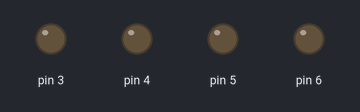
A sketch run on a simulated Arduino Uno, built with avr-gcc and run on an emulated ATmega328P. Shown: output pins drawn as LEDs (lit = HIGH).

Above: at 0.1 s.
At 3.6 s:
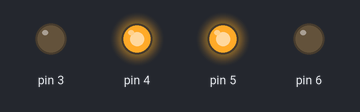
At 9.1 s:
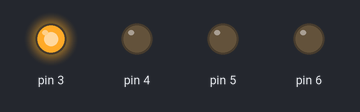
At 17.1 s:
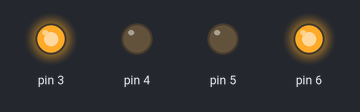
At 27.6 s:
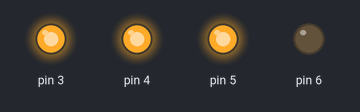
At 39.1 s:
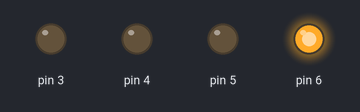
Timing chart, 0 to 40.0 s (numbered marks = the images above):
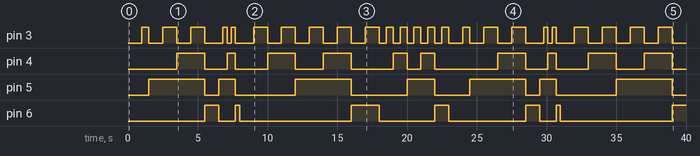

The sketch:

SevenSegmentExample.ino
```cpp
#include "SevenSegment.h"

SevenSegment displayLed(3, 4, 5, 6);

void setup() {}

void loop() {
	displayLed.numberZero();
	displayLed.numberOne(500);

	displayLed.chooseNumbers(4, 8);
	displayLed.chooseNumbers(4, 8, 300);

	displayLed.allNumbers();
	displayLed.allNumbers(500);
}
```

SevenSegment.cpp
```cpp
#include "SevenSegment.h"

SevenSegment::SevenSegment(int pinA, int pinB, int pinC, int pinD)
{
	pinMode(pinA, OUTPUT);
	pinMode(pinB, OUTPUT);
	pinMode(pinC, OUTPUT);
	pinMode(pinD, OUTPUT);

	_pinA = pinA;
	_pinB = pinB;
	_pinC = pinC;
	_pinD = pinD;
}

void SevenSegment::binaryToDisplay(int statePinA, int statePinB, int statePinC, int statePinD)
{
	digitalWrite(_pinA, statePinA);
	digitalWrite(_pinB, statePinB);
	digitalWrite(_pinC, statePinC);
	digitalWrite(_pinD, statePinD);
}

void SevenSegment::displayNumber(int number) {
	switch(number) {
		case 0:
			binaryToDisplay(0, 0, 0, 0);
			break;

		case 1:
			binaryToDisplay(1, 0, 0, 0);
			break;

		case 2:
			binaryToDisplay(0, 1, 0, 0);
			break;

		case 3:
			binaryToDisplay(1, 1, 0, 0);
			break;

		case 4:
			binaryToDisplay(0, 0, 1, 0);
			break;

		case 5:
			binaryToDisplay(1, 0, 1, 0);
			break;

		case 6:
			binaryToDisplay(0, 1, 1, 0);
			break;

		case 7:
			binaryToDisplay(1, 1, 1, 0);
			break;

		case 8:
			binaryToDisplay(0, 0, 0, 1);
			break;

		case 9:
			binaryToDisplay(1, 0, 0, 1);
			break;
	}
}


/*
*/

void SevenSegment::numberZero(float timer) {
	displayNumber(0);
	delay(timer);
}

void SevenSegment::numberOne(float timer) {
	displayNumber(1);
	delay(timer);
}

void SevenSegment::numberTwo(float timer) {
	displayNumber(2);
	delay(timer);
}

void SevenSegment::numberThree(float timer) {
	displayNumber(3);
	delay(timer);
}

void SevenSegment::numberFour(float timer) {
	displayNumber(4);
	delay(timer);
}

void SevenSegment::numberFive(float timer) {
	displayNumber(5);
	delay(timer);
}

void SevenSegment::numberSix(float timer) {
	displayNumber(6);
	delay(timer);
}

void SevenSegment::numberSeven(float timer) {
	displayNumber(7);
	delay(timer);
}

void SevenSegment::numberEight(float timer) {
	displayNumber(8);
	delay(timer);
}

void SevenSegment::numberNine(float timer) {
	displayNumber(9);
	delay(timer);
}


/*
 */
void SevenSegment::chooseNumbers(int numberFirst, int numberSecond, float timer) {

	if (numberSecond > numberFirst) {
		for (int i = numberFirst; i <= numberSecond; i++) {
			displayNumber(i);
			delay(timer);
		}
	} else if (numberFirst > numberSecond) {
		for (int i = numberFirst; i >= numberSecond; i--) {
			displayNumber(i);
			delay(timer);
		}
	}
}


/*
*/
void SevenSegment::allNumbers(float timer) {
	for (int i = 0; i < 10; i++) {
		displayNumber(i);
		delay(timer);
	}
}
```

SevenSegment.h
```cpp
#ifndef SevenSegment_h

#define SevenSegment_h

#include <Arduino.h>

class SevenSegment
{
	public:
		SevenSegment(int pinA, int pinB, int pinC, int pinD);

		void numberZero(float timer = 1000);
		void numberOne(float timer = 1000);
		void numberTwo(float timer = 1000);
		void numberThree(float timer = 1000);
		void numberFour(float timer = 1000);
		void numberFive(float timer = 1000);
		void numberSix(float timer = 1000);
		void numberSeven(float timer = 1000);
		void numberEight(float timer = 1000);
		void numberNine(float timer = 1000);

		void chooseNumbers(int numberFirst, int numberSecond, float timer = 1000);

		void allNumbers(float timer = 1000);

	private:
		int _pinA;
		int _pinB;
		int _pinC;
		int _pinD;

		void displayNumber(int number);
		void binaryToDisplay(int statePinA, int statePinB, int statePinC, int statePinD);
};

#endif
```

Measured:
- by itself, pin 3: LOW → HIGH at 1.0 s, → LOW 0.50 s later, → HIGH 1.0 s later, → LOW 1.0 s later, … (48 changes in this stretch)
- by itself, pin 4: LOW → HIGH at 3.5 s, → LOW 2.0 s later, → HIGH 1.6 s later, → LOW 0.60 s later, … (20 changes in this stretch)
- by itself, pin 5: LOW → HIGH at 1.5 s, → LOW 4.0 s later, → HIGH 1.0 s later, → LOW 1.2 s later, … (14 changes in this stretch)
- by itself, pin 6: LOW → HIGH at 5.5 s, → LOW 1.0 s later, → HIGH 1.2 s later, → LOW 0.30 s later, … (13 changes in this stretch)
